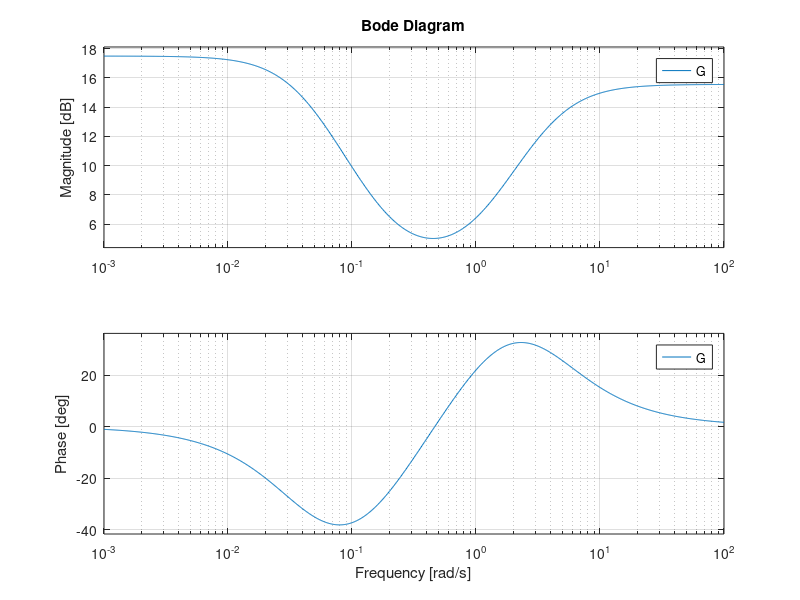

Write the MATLAB code that produced this figure. (Note: this script raises an error after producing the figure.)
s = tf('s');
K = 6;
LEAD = (s+1)/(s+4);
LAG = (s+0.20)/(s+0.04);

G = K*LEAD*LAG;


figure(1)
[G_MAG, G_PHASE,W ]= bode(G);
bode(G)

figure(2)
[L_root, L_K] = rlocus(G,Ks);
rlocus(G,Ks)